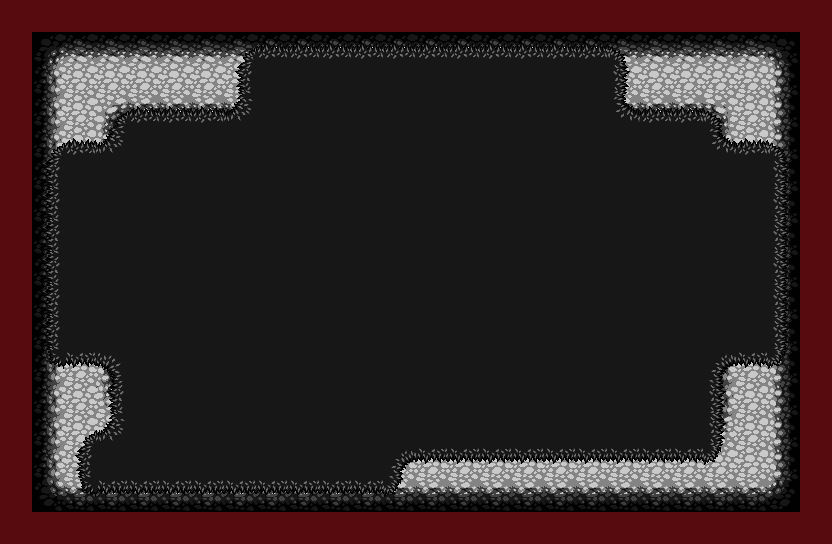

This game map was drawn from its Tiled (.tmx) file and the tilesets committed beside it. A one-line description and the trimmed map source follow:
An orthogonal 26x17 tile map with 32x32 px tiles, 6 tile layers (Background, Ground, Overground, GroundObjects, ...), 53 tilesets and 22 objects.

<map version="1.0" orientation="orthogonal" renderorder="right-down" width="26" height="17" tilewidth="32" tileheight="32" nextobjectid="34">
 <tileset firstgid="1" name="col_half_right" tilewidth="32" tileheight="32" tilecount="1" columns="1">
  <image source="../col_half_right.png" width="32" height="32" />
  <tile id="0">
   <objectgroup draworder="index">
    <object id="2" x="16" y="0" width="16" height="32" />
   </objectgroup>
  </tile>
 </tileset>
 <tileset firstgid="2" name="col_half_left" tilewidth="32" tileheight="32" tilecount="1" columns="1">
  <image source="../col_half_left.png" width="32" height="32" />
  <tile id="0">
   <objectgroup draworder="index">
    <object id="1" x="0" y="0" width="16" height="32" />
   </objectgroup>
  </tile>
 </tileset>
 <tileset firstgid="3" name="col_half_bottom" tilewidth="32" tileheight="32" tilecount="1" columns="1">
  <image source="../col_half_bottom.png" width="32" height="32" />
  <tile id="0">
   <objectgroup draworder="index">
    <object id="1" x="0" y="16" width="32" height="16" />
   </objectgroup>
  </tile>
 </tileset>
 <tileset firstgid="4" name="col_half_top" tilewidth="32" tileheight="32" tilecount="1" columns="1">
  <image source="../col_half_top.png" width="32" height="32" />
  <tile id="0">
   <objectgroup draworder="index">
    <object id="1" x="0" y="0" width="32" height="16" />
   </objectgroup>
  </tile>
 </tileset>
 <tileset firstgid="5" name="water" tilewidth="32" tileheight="32" tilecount="18" columns="3">
  <image source="../LPC Base Assets/LPC Base Assets/tiles/water.png" width="96" height="192" />
 </tileset>
 <tileset firstgid="23" name="grass" tilewidth="32" tileheight="32" tilecount="18" columns="3">
  <image source="../LPC Base Assets/LPC Base Assets/tiles/grass.png" width="96" height="192" />
  <terraintypes>
   <terrain name="grass" tile="-1">
    <properties>
     <property name="unity:tag" value="DoorsLayer" />
    </properties>
   </terrain>
  </terraintypes>
  <tile id="1" terrain="0,0,0," />
  <tile id="2" terrain="0,0,,0" />
  <tile id="4" terrain="0,,0,0" />
  <tile id="5" terrain=",0,0,0" />
  <tile id="6" terrain=",,,0" />
  <tile id="7" terrain=",,0,0" />
  <tile id="8" terrain=",,0," />
  <tile id="9" terrain=",0,,0" />
  <tile id="10" terrain="0,0,0,0" />
  <tile id="11" terrain="0,,0," />
  <tile id="12" terrain=",0,," />
  <tile id="13" terrain="0,0,," />
  <tile id="14" terrain="0,,," />
 </tileset>
 <tileset firstgid="41" name="col_triangle1" tilewidth="32" tileheight="32" tilecount="1" columns="1">
  <image source="../col_triangle1.png" width="32" height="32" />
  <tile id="0">
   <objectgroup draworder="index">
    <object id="1" x="32" y="15.9091">
     <polygon points="0,0 -16,15.9091 0,16.0909" />
    </object>
   </objectgroup>
  </tile>
 </tileset>
 <tileset firstgid="42" name="col_triangle2" tilewidth="32" tileheight="32" tilecount="1" columns="1">
  <image source="../col_triangle2.png" width="32" height="32" />
  <tile id="0">
   <objectgroup draworder="index">
    <object id="1" x="0.181818" y="15.8182">
     <polygon points="0,0 16,16.0909 -0.181818,16.1818" />
    </object>
   </objectgroup>
  </tile>
 </tileset>
 <tileset firstgid="43" name="col_triangle3" tilewidth="32" tileheight="32" tilecount="1" columns="1">
  <image source="../col_triangle3.png" width="32" height="32" />
  <tile id="0">
   <objectgroup draworder="index">
    <object id="1" x="-0.181818" y="15.7273">
     <polygon points="0,0 16.1818,-15.7273 0.181818,-15.7273" />
    </object>
   </objectgroup>
  </tile>
 </tileset>
 <tileset firstgid="44" name="col_triangle4" tilewidth="32" tileheight="32" tilecount="1" columns="1">
  <image source="../col_triangle4.png" width="32" height="32" />
  <tile id="0">
   <objectgroup draworder="index">
    <object id="1" x="16.0909" y="0">
     <polygon points="0,0 15.8182,16 15.9091,0" />
    </object>
   </objectgroup>
  </tile>
 </tileset>
 <tileset firstgid="45" name="col_triangle_inv4" tilewidth="32" tileheight="32" tilecount="1" columns="1">
  <image source="../col_triangle_inv4.png" width="32" height="32" />
  <tile id="0">
   <objectgroup draworder="index">
    <object id="2" x="16.0909" y="0">
     <polygon points="0,0 15.9091,0 15.9091,32 -16.0909,32 -16.2727,16.4545" />
    </object>
   </objectgroup>
  </tile>
 </tileset>
 <tileset firstgid="46" name="col_triangle_inv1" tilewidth="32" tileheight="32" tilecount="1" columns="1">
  <image source="../col_triangle_inv1.png" width="32" height="32" />
  <tile id="0">
   <objectgroup draworder="index">
    <object id="1" x="-0.0909091" y="-0.0909091">
     <polyline points="0,0 15.7273,-0.0909091 32,16.0909 32.0909,32.0909 0.0909091,32.0909 0.0909091,0.0909091" />
    </object>
   </objectgroup>
  </tile>
 </tileset>
 <tileset firstgid="47" name="col_triangle_inv2" tilewidth="32" tileheight="32" tilecount="1" columns="1">
  <image source="../col_triangle_inv2.png" width="32" height="32" />
  <tile id="0">
   <objectgroup draworder="index">
    <object id="1" x="0.272727" y="-0.0909091">
     <polyline points="0,0 31.7273,0.0909091 31.7273,15.8182 15.8182,32 -0.272727,32.0909 -0.272727,0.0909091" />
    </object>
   </objectgroup>
  </tile>
 </tileset>
 <tileset firstgid="48" name="col_triangle_inv3" tilewidth="32" tileheight="32" tilecount="1" columns="1">
  <image source="../col_triangle_inv3.png" width="32" height="32" />
  <tile id="0">
   <objectgroup draworder="index">
    <object id="1" x="0" y="-0.0909091">
     <polyline points="0,0 32,0.0909091 32,32.0909 16.1818,32 0.0909091,16 0,0.0909091" />
    </object>
   </objectgroup>
  </tile>
 </tileset>
 <tileset firstgid="49" name="cement" tilewidth="32" tileheight="32" tilecount="18" columns="3">
  <image source="../LPC Base Assets/LPC Base Assets/tiles/cement.png" width="96" height="192" />
 </tileset>
 <tileset firstgid="67" name="cementstair" tilewidth="32" tileheight="32" tilecount="20" columns="5">
  <image source="../LPC Base Assets/LPC Base Assets/tiles/cementstair.png" width="160" height="128" />
 </tileset>
 <tileset firstgid="87" name="chests" tilewidth="32" tileheight="32" tilecount="6" columns="2">
  <image source="../LPC Base Assets/LPC Base Assets/tiles/chests.png" width="64" height="96" />
 </tileset>
 <tileset firstgid="93" name="country" tilewidth="32" tileheight="32" tilecount="20" columns="5">
  <image source="../LPC Base Assets/LPC Base Assets/tiles/country.png" width="160" height="128" />
 </tileset>
 <tileset firstgid="113" name="cup" tilewidth="32" tileheight="32" tilecount="2" columns="1">
  <image source="../LPC Base Assets/LPC Base Assets/tiles/cup.png" width="32" height="64" />
 </tileset>
 <tileset firstgid="115" name="dirt" tilewidth="32" tileheight="32" tilecount="18" columns="3">
  <image source="../LPC Base Assets/LPC Base Assets/tiles/dirt.png" width="96" height="192" />
  <terraintypes>
   <terrain name="dirt" tile="-1" />
  </terraintypes>
  <tile id="1" terrain="0,0,0," />
  <tile id="2" terrain="0,0,,0" />
  <tile id="4" terrain="0,,0,0" />
  <tile id="5" terrain=",0,0,0" />
  <tile id="6" terrain=",,,0" />
  <tile id="7" terrain=",,0,0" />
  <tile id="8" terrain=",,0," />
  <tile id="9" terrain=",0,,0" />
  <tile id="10" terrain="0,0,0,0" />
  <tile id="11" terrain="0,,0," />
  <tile id="12" terrain=",0,," />
  <tile id="13" terrain="0,0,," />
  <tile id="14" terrain="0,,," />
 </tileset>
 <tileset firstgid="133" name="dirt2" tilewidth="32" tileheight="32" tilecount="18" columns="3">
  <image source="../LPC Base Assets/LPC Base Assets/tiles/dirt2.png" width="96" height="192" />
 </tileset>
 <tileset firstgid="151" name="dungeon" tilewidth="32" tileheight="32" tilecount="104" columns="13">
  <image source="../LPC Base Assets/LPC Base Assets/tiles/dungeon.png" width="416" height="256" />
 </tileset>
 <tileset firstgid="255" name="grass" tilewidth="32" tileheight="32" tilecount="18" columns="3">
  <image source="../LPC Base Assets/LPC Base Assets/tiles/grass.png" width="96" height="192" />
 </tileset>
 <tileset firstgid="273" name="grassalt" tilewidth="32" tileheight="32" tilecount="18" columns="3">
  <image source="../LPC Base Assets/LPC Base Assets/tiles/grassalt.png" width="96" height="192" />
  <terraintypes>
   <terrain name="grass2" tile="-1" />
  </terraintypes>
  <tile id="1" terrain="0,0,0," />
  <tile id="2" terrain="0,0,,0" />
  <tile id="4" terrain="0,,0,0" />
  <tile id="5" terrain=",0,0,0" />
  <tile id="6" terrain=",,,0" />
  <tile id="7" terrain=",,0,0" />
  <tile id="8" terrain=",,0," />
  <tile id="9" terrain=",0,,0" />
  <tile id="10" terrain="0,0,0,0" />
  <tile id="11" terrain="0,,0," />
  <tile id="12" terrain=",0,," />
  <tile id="13" terrain="0,0,," />
  <tile id="14" terrain="0,,," />
 </tileset>
 <tileset firstgid="291" name="hole" tilewidth="32" tileheight="32" tilecount="18" columns="3">
  <image source="../LPC Base Assets/LPC Base Assets/tiles/hole.png" width="96" height="192" />
 </tileset>
 <tileset firstgid="309" name="holek" tilewidth="32" tileheight="32" tilecount="18" columns="3">
  <image source="../LPC Base Assets/LPC Base Assets/tiles/holek.png" width="96" height="192" />
 </tileset>
 <tileset firstgid="327" name="holemid" tilewidth="32" tileheight="32" tilecount="18" columns="3">
  <image source="../LPC Base Assets/LPC Base Assets/tiles/holemid.png" width="96" height="192" />
 </tileset>
 <tileset firstgid="345" name="house" tilewidth="32" tileheight="32" tilecount="63" columns="9">
  <image source="../LPC Base Assets/LPC Base Assets/tiles/house.png" width="288" height="224" />
 </tileset>
 <tileset firstgid="408" name="inside" tilewidth="32" tileheight="32" tilecount="100" columns="10">
  <image source="../LPC Base Assets/LPC Base Assets/tiles/inside.png" width="320" height="320" />
 </tileset>
 <tileset firstgid="508" name="kitchen" tilewidth="32" tileheight="32" tilecount="8" columns="2">
  <image source="../LPC Base Assets/LPC Base Assets/tiles/kitchen.png" width="64" height="128" />
 </tileset>
 <tileset firstgid="516" name="lava" tilewidth="32" tileheight="32" tilecount="18" columns="3">
  <image source="../LPC Base Assets/LPC Base Assets/tiles/lava.png" width="96" height="192" />
 </tileset>
 <tileset firstgid="534" name="lavarock" tilewidth="32" tileheight="32" tilecount="18" columns="3">
  <image source="../LPC Base Assets/LPC Base Assets/tiles/lavarock.png" width="96" height="192" />
  <terraintypes>
   <terrain name="lavarock" tile="-1" />
  </terraintypes>
  <tile id="1" terrain="0,0,0," />
  <tile id="2" terrain="0,0,,0" />
  <tile id="4" terrain="0,,0,0" />
  <tile id="5" terrain=",0,0,0" />
  <tile id="6" terrain=",,,0" />
  <tile id="7" terrain=",,0,0" />
  <tile id="8" terrain=",,0," />
  <tile id="9" terrain=",0,,0" />
  <tile id="10" terrain="0,0,0,0" />
  <tile id="11" terrain="0,,0," />
  <tile id="12" terrain=",0,," />
  <tile id="13" terrain="0,0,," />
  <tile id="14" terrain="0,,," />
 </tileset>
 <tileset firstgid="552" name="mountains" tilewidth="32" tileheight="32" tilecount="108" columns="12">
  <image source="../LPC Base Assets/LPC Base Assets/tiles/mountains.png" width="384" height="288" />
 </tileset>
 <tileset firstgid="660" name="rock" tilewidth="32" tileheight="32" tilecount="2" columns="2">
  <image source="../LPC Base Assets/LPC Base Assets/tiles/rock.png" width="64" height="32" />
 </tileset>
 <tileset firstgid="662" name="signs" tilewidth="32" tileheight="32" tilecount="6" columns="3">
  <image source="../LPC Base Assets/LPC Base Assets/tiles/signs.png" width="96" height="64" />
 </tileset>
 <tileset firstgid="668" name="stairs" tilewidth="32" tileheight="32" tilecount="112" columns="8">
  <image source="../LPC Base Assets/LPC Base Assets/tiles/stairs.png" width="256" height="448" />
 </tileset>
 <tileset firstgid="780" name="treetop" tilewidth="32" tileheight="32" tilecount="42" columns="6">
  <image source="../LPC Base Assets/LPC Base Assets/tiles/treetop.png" width="192" height="224" />
 </tileset>
 <tileset firstgid="822" name="trunk" tilewidth="32" tileheight="32" tilecount="18" columns="6">
  <image source="../LPC Base Assets/LPC Base Assets/tiles/trunk.png" width="192" height="96" />
 </tileset>
 <tileset firstgid="840" name="victoria" tilewidth="32" tileheight="32" tilecount="55" columns="11">
  <image source="../LPC Base Assets/LPC Base Assets/tiles/victoria.png" width="352" height="160" />
 </tileset>
 <tileset firstgid="895" name="water" tilewidth="32" tileheight="32" tilecount="18" columns="3">
  <image source="../LPC Base Assets/LPC Base Assets/tiles/water.png" width="96" height="192" />
 </tileset>
 <tileset firstgid="913" name="waterfall" tilewidth="32" tileheight="32" tilecount="15" columns="3">
  <image source="../LPC Base Assets/LPC Base Assets/tiles/waterfall.png" width="96" height="160" />
 </tileset>
 <tileset firstgid="928" name="watergrass" tilewidth="32" tileheight="32" tilecount="18" columns="3">
  <image source="../LPC Base Assets/LPC Base Assets/tiles/watergrass.png" width="96" height="192" />
 </tileset>
 <tileset firstgid="946" name="barrel" tilewidth="32" tileheight="32" tilecount="8" columns="4">
  <image source="../LPC Base Assets/LPC Base Assets/tiles/barrel.png" width="128" height="64" />
 </tileset>
 <tileset firstgid="954" name="brackish" tilewidth="32" tileheight="32" tilecount="18" columns="3">
  <image source="../LPC Base Assets/LPC Base Assets/tiles/brackish.png" width="96" height="192" />
 </tileset>
 <tileset firstgid="972" name="bridges" tilewidth="32" tileheight="32" tilecount="42" columns="6">
  <image source="../LPC Base Assets/LPC Base Assets/tiles/bridges.png" width="192" height="224" />
 </tileset>
 <tileset firstgid="1014" name="buckets" tilewidth="32" tileheight="32" tilecount="6" columns="3">
  <image source="../LPC Base Assets/LPC Base Assets/tiles/buckets.png" width="96" height="64" />
 </tileset>
 <tileset firstgid="1020" name="cabinets" tilewidth="32" tileheight="32" tilecount="78" columns="6">
  <image source="../LPC Base Assets/LPC Base Assets/tiles/cabinets.png" width="192" height="416" />
 </tileset>
 <tileset firstgid="1098" name="castle_lightsources" tilewidth="32" tileheight="32" tilecount="20" columns="5">
  <image source="../LPC Base Assets/LPC Base Assets/tiles/castle_lightsources.png" width="160" height="128" />
 </tileset>
 <tileset firstgid="1118" name="castle_outside" tilewidth="32" tileheight="32" tilecount="187" columns="17">
  <image source="../LPC Base Assets/LPC Base Assets/tiles/castle_outside.png" width="544" height="352" />
 </tileset>
 <tileset firstgid="1305" name="castlefloors" tilewidth="32" tileheight="32" tilecount="100" columns="10">
  <image source="../LPC Base Assets/LPC Base Assets/tiles/castlefloors.png" width="320" height="320" />
 </tileset>
 <tileset firstgid="1405" name="castlefloors_outside" tilewidth="32" tileheight="32" tilecount="20" columns="4">
  <image source="../LPC Base Assets/LPC Base Assets/tiles/castlefloors_outside.png" width="128" height="160" />
 </tileset>
 <tileset firstgid="1425" name="castlewalls" tilewidth="32" tileheight="32" tilecount="180" columns="12">
  <image source="../LPC Base Assets/LPC Base Assets/tiles/castlewalls.png" width="384" height="480" />
 </tileset>
 <tileset firstgid="1605" name="red_tile" tilewidth="32" tileheight="32" tilecount="1" columns="1">
  <image source="../red_tile.png" width="32" height="32" />
  <tile id="0">
   <objectgroup draworder="index">
    <object id="1" x="0" y="0" width="32" height="32" />
   </objectgroup>
  </tile>
 </tileset>
 <layer name="Background" width="26" height="17">
  <properties>
   <property name="unity:sortingLayerName" value="Background" />
  </properties>
  <data>[442 cells, 442 non-empty, 1 distinct tile ids]</data>
 </layer>
 <layer name="Ground" width="26" height="17">
  <properties>
   <property name="unity:sortingLayerName" value="Ground" />
  </properties>
  <data>[442 cells, 199 non-empty, 13 distinct tile ids]</data>
 </layer>
 <layer name="Overground" width="26" height="17">
  <properties>
   <property name="unity:sortingLayerName" value="Overground" />
  </properties>
  <data>[442 cells, 311 non-empty, 13 distinct tile ids]</data>
 </layer>
 <layer name="GroundObjects" width="26" height="17">
  <properties>
   <property name="unity:sortingLayerName" value="GroundObjects" />
  </properties>
  <data>[442 cells, 0 non-empty, 0 distinct tile ids]</data>
 </layer>
 <layer name="TopObjects" width="26" height="17">
  <properties>
   <property name="unity:sortingLayerName" value="TopObjects" />
  </properties>
  <data>[442 cells, 0 non-empty, 0 distinct tile ids]</data>
 </layer>
 <layer name="Collision" width="26" height="17" opacity="0.37">
  <data>[442 cells, 82 non-empty, 1 distinct tile ids]</data>
 </layer>
 <objectgroup name="Spawns">
  <properties>
   <property name="unity:tag" value="SpawnLayer" />
  </properties>
  <object id="4" x="479" y="67.333" width="120" height="120">
   <properties>
    <property name="SpawnName" value="BadEnemy" />
    <property name="SpawnNumber" value="1" />
   </properties>
   <ellipse />
  </object>
  <object id="21" x="604" y="403" width="10" height="10">
   <properties>
    <property name="SpawnName" value="Player" />
    <property name="SpawnNumber" value="1" />
   </properties>
   <ellipse />
  </object>
 </objectgroup>
 <objectgroup name="Doors">
  <properties>
   <property name="unity:tag" value="DoorsLayer" />
  </properties>
  <object id="10" x="20.667" y="164" width="16" height="203.333">
   <properties>
    <property name="DoorType" value="Left" />
   </properties>
  </object>
  <object id="14" x="70.333" y="505.667" width="322.667" height="20.3333">
   <properties>
    <property name="DoorType" value="Down" />
   </properties>
  </object>
  <object id="19" x="243.333" y="11.6663" width="359" height="25.6666">
   <properties>
    <property name="DoorType" value="Up" />
   </properties>
  </object>
  <object id="20" x="790" y="163.333" width="13" height="190.333">
   <properties>
    <property name="DoorType" value="Right" />
   </properties>
  </object>
 </objectgroup>
 <objectgroup name="Items">
  <object id="27" x="344.417" y="142.583" width="24" height="24">
   <properties>
    <property name="item" value="item" />
   </properties>
   <ellipse />
  </object>
  <object id="29" x="184" y="362" width="24" height="24">
   <properties>
    <property name="item" value="item" />
   </properties>
   <ellipse />
  </object>
  <object id="30" x="586" y="230" width="24" height="24">
   <properties>
    <property name="item" value="item" />
   </properties>
   <ellipse />
  </object>
 </objectgroup>
</map>
